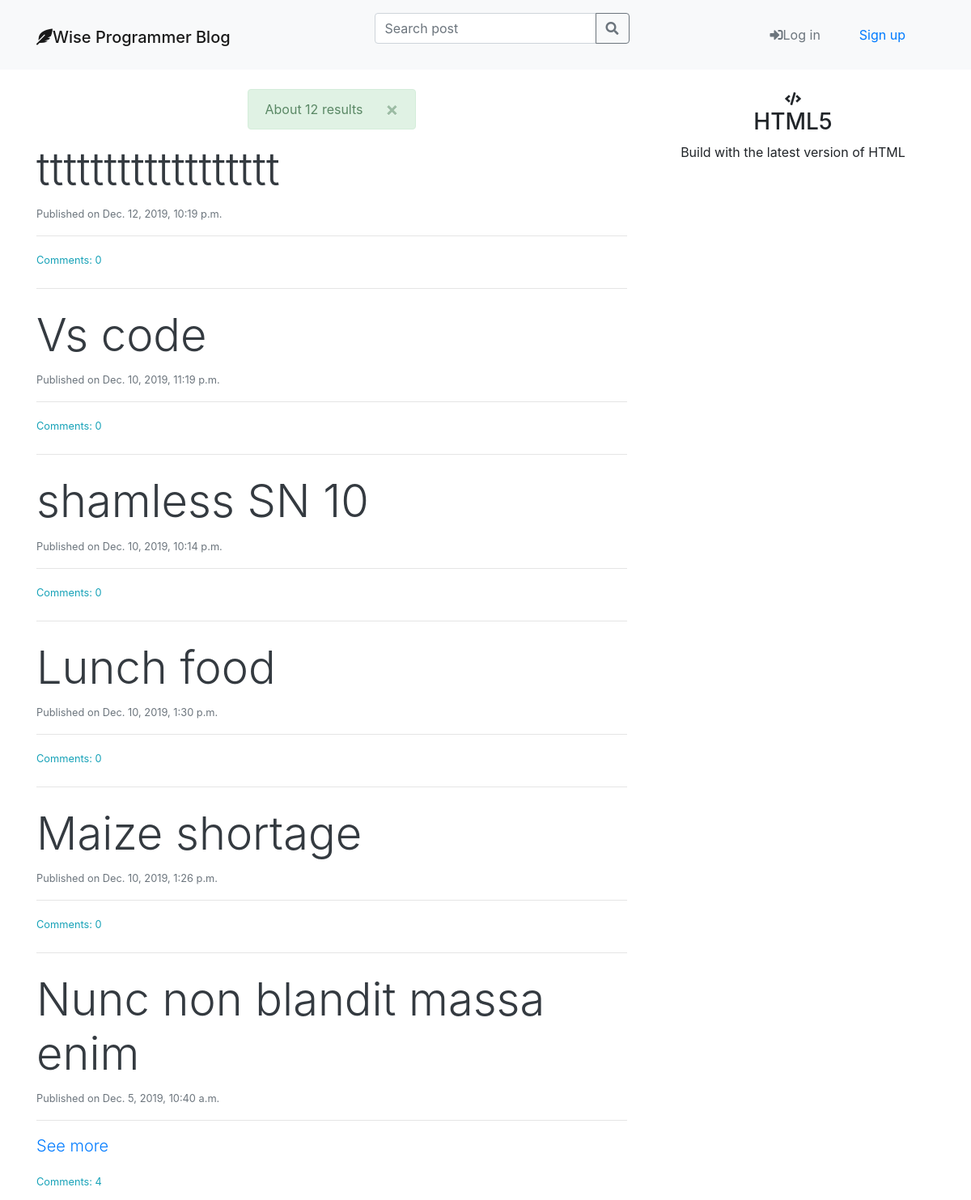
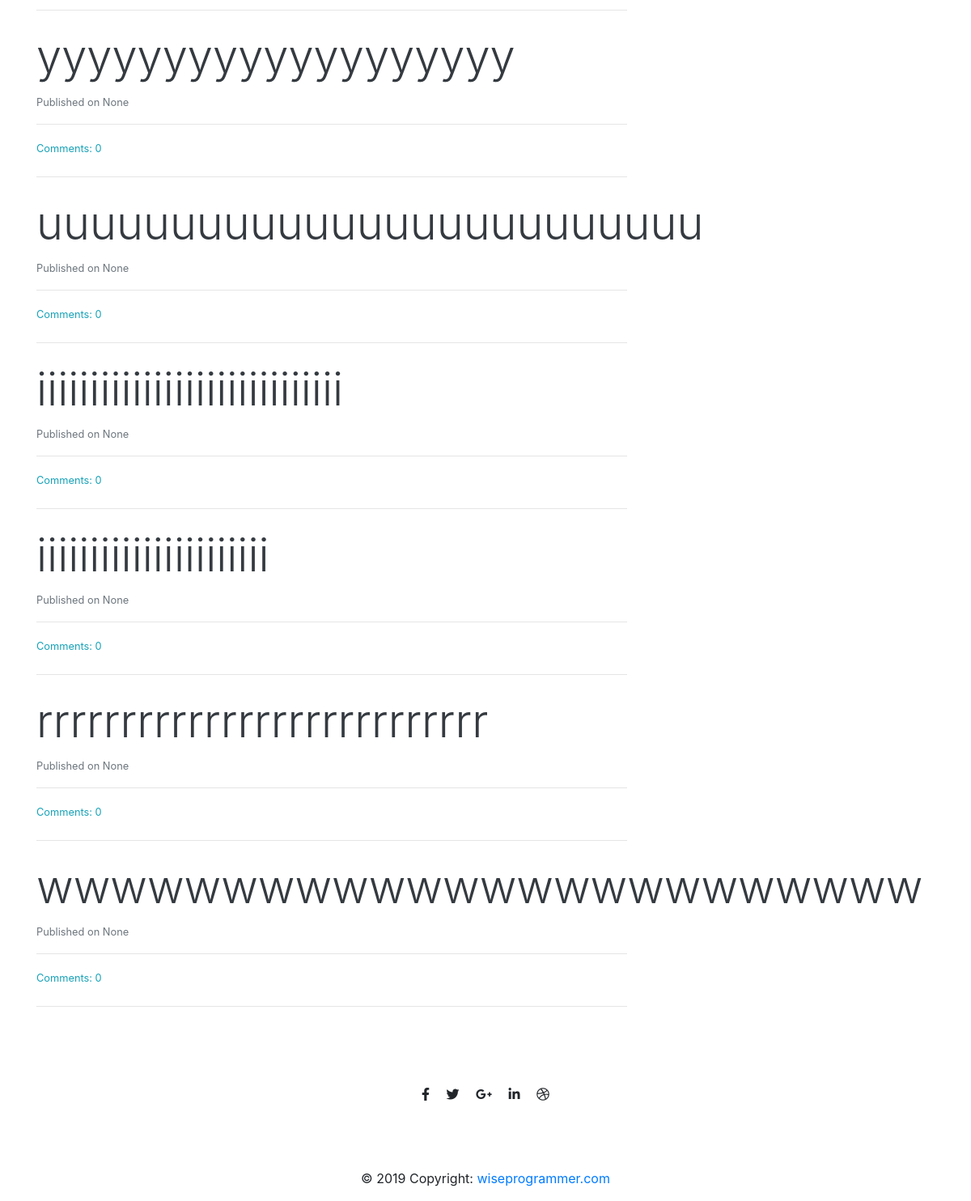
The app's page /post/search/, older data (2 pictures, top to bottom).
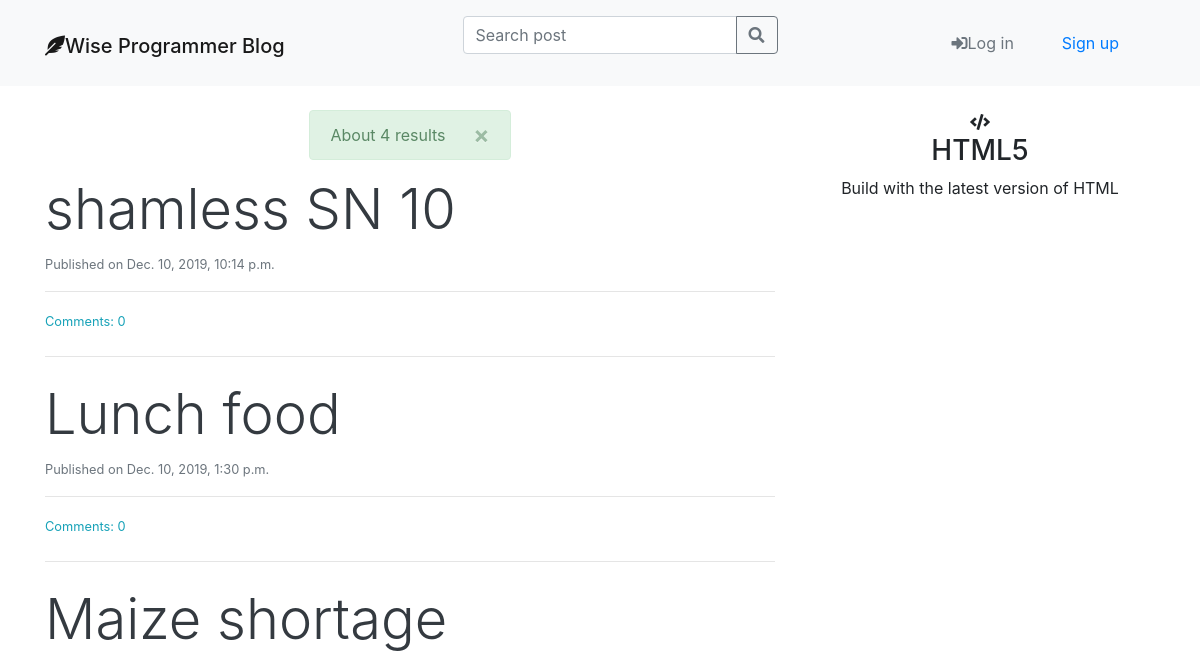
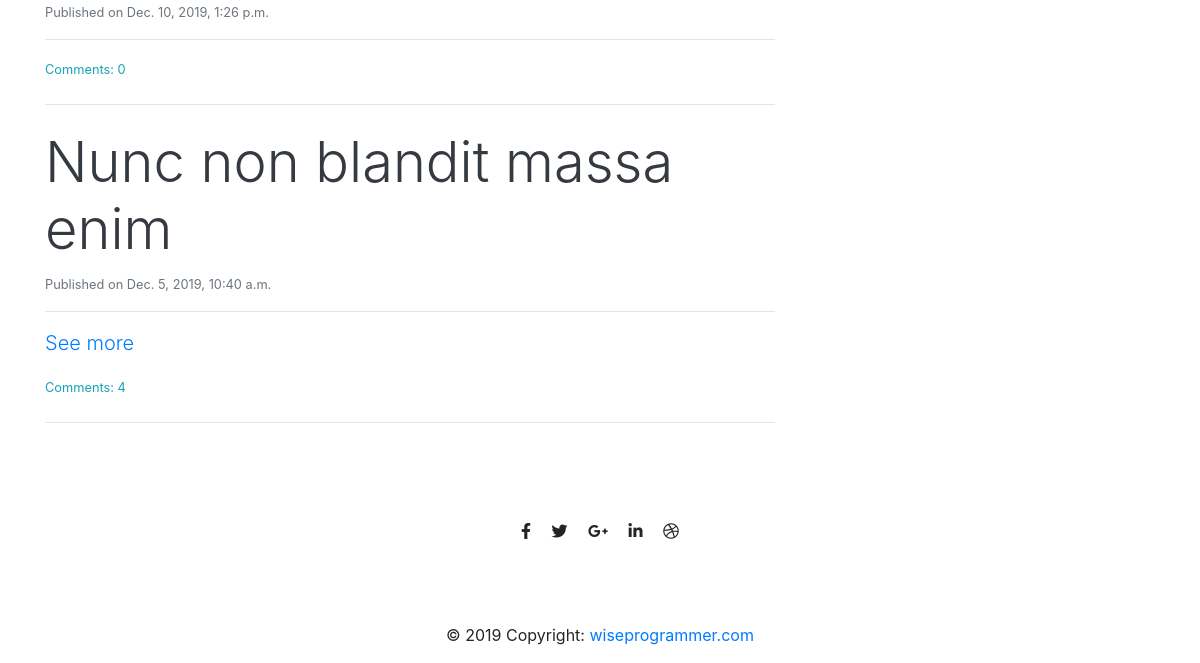
The same page, newer data (2 pictures, top to bottom).
### blog/models.py (models this page shows, shortened)
class Post(models.Model):
    author = models.ForeignKey('auth.User', on_delete=models.CASCADE)
    title = models.CharField(max_length=60)
    text = models.TextField()
    created_date = models.DateTimeField(default=timezone.now)
    published_date = models.DateTimeField(blank=True, null=True)
    edited_date = models.DateTimeField(blank=True, null=True)
    def approved_comments(self):
        return self.comments.filter(approved=True)
    def __str__(self):
        return self.title

### blog/views.py (the view)
# urls.py: path('post/search/', views.search, name='search'),
def search(request):
    user_query = str(request.GET.get('query', ''))
    search_result = Post.objects.filter(
        title__contains=user_query).order_by('-published_date')
    posts = search_result
    print(search_result)
    if search_result.count() == 0:
        posts = Post.objects.filter(
            published_date__lte=timezone.now()).order_by('-published_date')
        stuff_for_frontend = {'posts': posts}
        messages.warning(request, 'Results containing ' +
                         user_query + ' Not found, Sorry!')
        return render(request, 'blog/post_list.html', stuff_for_frontend)
    else:
        stuff_for_frontend = {'posts': posts}
        post_found = str(search_result.count())
        messages.success(request, 'About '+post_found+' results ')
        return render(request, 'blog/post_list.html', stuff_for_frontend)

### blog/templatetags/markdownify.py (called while the page is built)
@register.filter
def markdown(value):
    renderer = HighlightRenderer()
    markdown = mistune.Markdown(renderer=renderer)
    return markdown(value)

### blog/templates/blog/post_list.html (shortened to what this page needs)
{% extends 'blog/base.html' %}
{% load markdownify %}
{% block mainnav %}
    {% include "navbar.html" %}
{% endblock %}
{% block content%}
<div class="col-xs-12 col-sm-10 col-md-8">
  {% include "message.html" %}
  {% if not posts %}
  <div class="text-center text-muted my-4">
    <i class="fas fa-sad-tear fa-8x"></i>
    <h1 class="display-4 ">Sorry no posts.</h1>
    <a class="btn btn-outline-secondary" href="{% url 'post_new' %}">Add post</a>
  </div>
  <hr class="my-4">
  {% else %}
  {% for post in posts %}
  <a class="text-decoration-none text-dark" href="{% url 'post_detail' pk=post.pk %}"><h1 class="display-4">{{ post.title | truncatechars:30 }}</h1></a>
  <small class="text-muted"> Published on {{ post.published_date }}</small>
  <hr>
  <p class="lead" id="post_body" value="{{ post.text}}">
    {% if post.text|length > 200 %}
    <a href="{%url 'post_detail' pk=post.pk%}">See more</a>
  {% endif %}
  </p>
  <small>
    <a class="text-info" href="{% url 'post_detail' pk=post.pk%}">Comments: {{ post.approved_comments.count }}</a>
  </small>
  <hr class="my-4">
  {% endfor %}
  {% endif %}
</div>
<div class="col-xs-12 col-sm-6 col-md-4 text-center">
  <i class="fas fa-code"></i>
  <h3>HTML5</h3>
  <P>Build with the latest version of HTML</P>
</div>
{% endblock %}

Row changes from the older to the newer data that the page shows:
removed Post: title "tttttttttttttttttt", published_date "Dec. 12, 2019, 10:19 p.m.", approved_comments.count "0"
removed Post: title "Vs code", published_date "Dec. 10, 2019, 11:19 p.m.", approved_comments.count "0"
removed Post: title "yyyyyyyyyyyyyyyyyyy", published_date "None", approved_comments.count "0"
removed Post: title "uuuuuuuuuuuuuuuuuuuuuuuuu", published_date "None", approved_comments.count "0"
removed Post: title "iiiiiiiiiiiiiiiiiiiiiiiiiiiii", published_date "None", approved_comments.count "0"
removed Post: title "iiiiiiiiiiiiiiiiiiiiii", published_date "None", approved_comments.count "0"
removed Post: title "rrrrrrrrrrrrrrrrrrrrrrrrrrr", published_date "None", approved_comments.count "0"
removed Post: title "wwwwwwwwwwwwwwwwwwwwwwww", published_date "None", approved_comments.count "0"
Text that changed along with them:
new list line: "× About 4 results"
list line gone: "× About 12 results"
